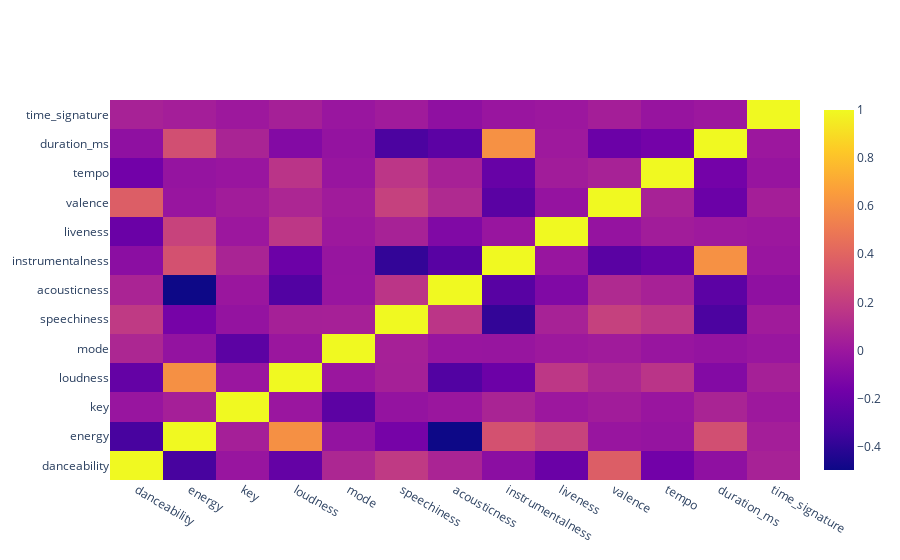

Notebook code for this chart:
### Code cell
x=list(data.corr().columns)
y=list(data.corr().index)
values=np.array(data.corr().values)
fig = go.Figure(data=go.Heatmap(
    z=values,
    x=x,
    y=y,


                   hoverongaps = False))
fig.show()

### Figure 1 — Plotly figure (JSON) as saved in the notebook; plotly's stock layout.template omitted (floating-point values rounded to 4 significant figures; data arrays with more than 128 entries replaced by an {"elided": "..."} marker saying what was removed)
{"data": [{"hoverongaps": false, "x": ["danceability", "energy", "key", "loudness", "mode", "speechiness", "acousticness", "instrumentalness", "liveness", "valence", "tempo", "duration_ms", "time_signature"], "y": ["danceability", "energy", "key", "loudness", "mode", "speechiness", "acousticness", "instrumentalness", "liveness", "valence", "tempo", "duration_ms", "time_signature"], "z": {"elided": "13x13 float values"}, "type": "heatmap"}], "layout": {}}
